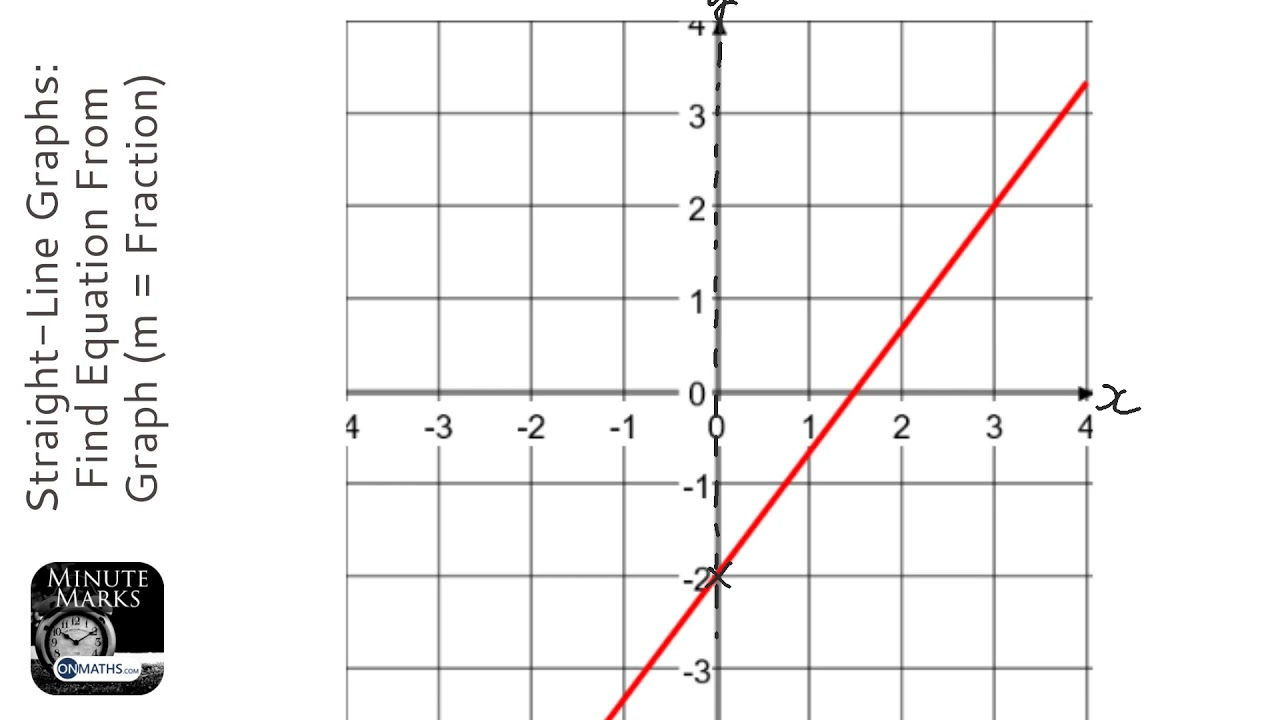
#> input picture images/maxresdefault.jpg, 1280 x 720 px
$ python -i extract_graph_data.py   (imports and definitions only)
#> lines starting #> are read from the running program, lines starting #| are printed output that depends on the picture; after the words box and inside, x2 and y2 are one past the last pixel; in counts of white or black regions, pixels touching at a corner belong together
import cv2
import numpy as np

def extract_graph_data(image_path):
    # Read the image
#> called with image_path = '../images/maxresdefault.jpg'
    img = cv2.imread(image_path, 0)
#> img: shape (720, 1280); min 0, max 255, mean 242.5

    # Pre-process the image (blurring, edge detection, etc.)
    blurred = cv2.GaussianBlur(img, (5, 5), 0)
    edges = cv2.Canny(blurred, 50, 150)
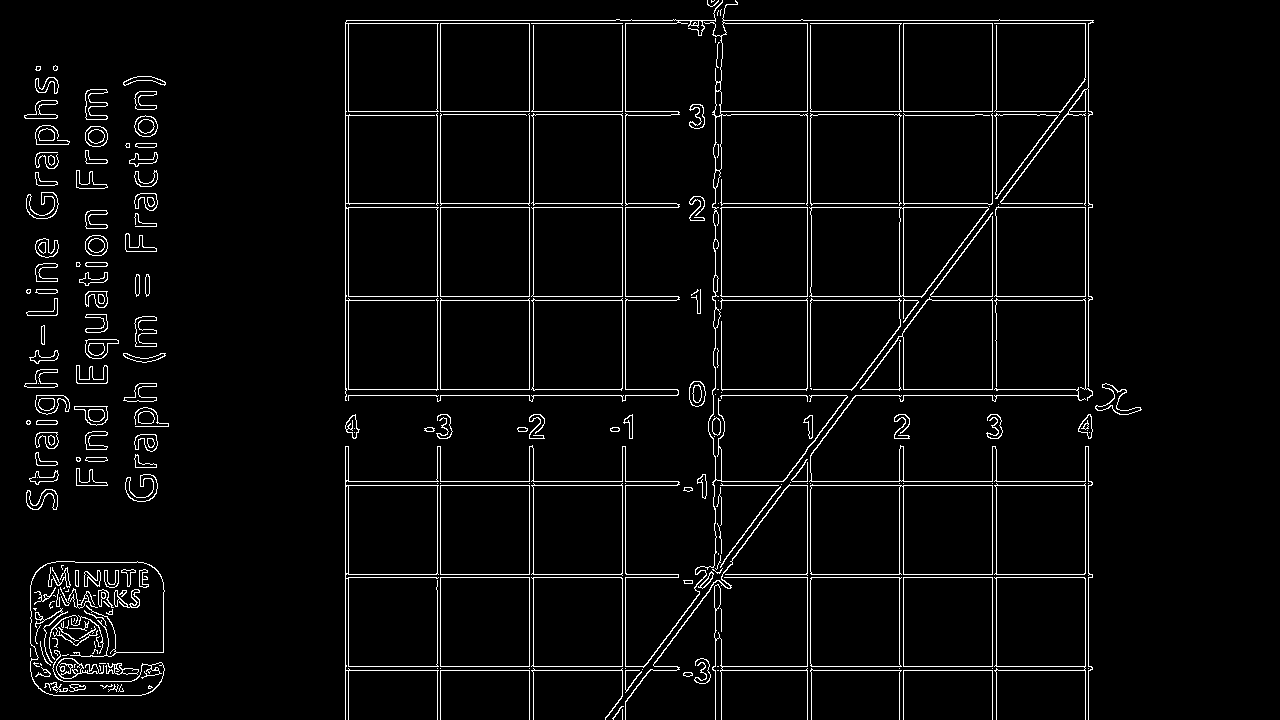
#> edges: shape (720, 1280); 3.9% white in thin lines or dots, all inside (x1, y1, x2, y2) = (24, 0, 1142, 720)

    # Find contours of the graph
    contours, _ = cv2.findContours(edges, cv2.RETR_EXTERNAL, cv2.CHAIN_APPROX_SIMPLE)
#> contours = 244 contours, 122 with area under 20; largest, box (x1, y1, x2, y2) and area: (345, 0, 1094, 720) 17125, (345, 0, 723, 402) 16130, (810, 484, 993, 575) 15844, (809, 207, 989, 298) 12888, (531, 298, 623, 391) 7930

    # Extract coordinates (or more sophisticated image analysis)
    graph_points = []
    for contour in contours:
        for point in contour:
            graph_points.append(point[0])
#> this loop made 244 passes
#> contour on passes 1, 11, 14: [[622, 709], [622, 719]], [[717, 670], [718, 670]], [[642, 669]]
#> after the loop, graph_points = 8198 pairs, first value 24 to 1141, second value 0 to 719

    # Return data points (this should be converted to meaningful graph data)
    return np.array(graph_points)

def analyze_data(data_points):
    # Find minima and maxima
    maxima = np.argmax(data_points, axis=0)
    minima = np.argmin(data_points, axis=0)

    return minima, maxima

>>> result = extract_graph_data('../images/maxresdefault.jpg')
#> result has the same summary as graph_points in extract_graph_data
